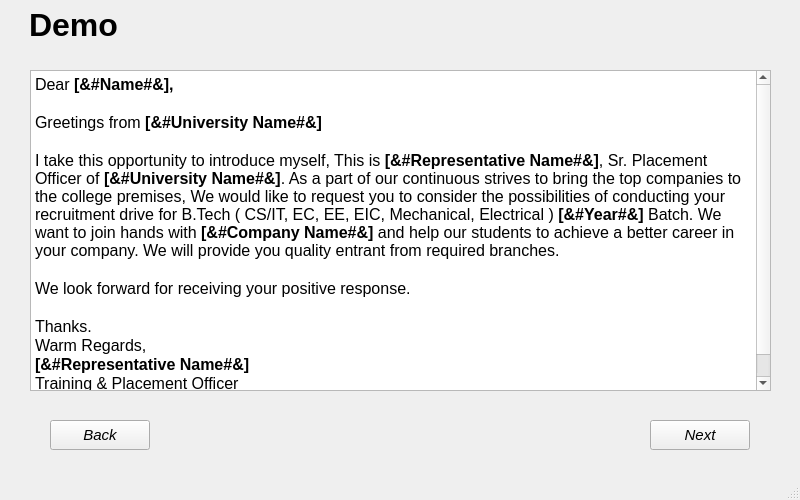
<?xml version="1.0" encoding="UTF-8"?>
<ui version="4.0">
 <class>MainWindow</class>
 <widget class="QMainWindow" name="MainWindow">
  <property name="geometry">
   <rect>
    <x>0</x>
    <y>0</y>
    <width>800</width>
    <height>500</height>
   </rect>
  </property>
  <property name="windowTitle">
   <string>MainWindow</string>
  </property>
  <widget class="QWidget" name="centralwidget">
   <widget class="QLabel" name="label">
    <property name="geometry">
     <rect>
      <x>29</x>
      <y>0</y>
      <width>771</width>
      <height>50</height>
     </rect>
    </property>
    <property name="font">
     <font>
      <pointsize>24</pointsize>
      <italic>false</italic>
      <bold>true</bold>
     </font>
    </property>
    <property name="text">
     <string>Demo</string>
    </property>
    <property name="alignment">
     <set>Qt::AlignJustify|Qt::AlignVCenter</set>
    </property>
   </widget>
   <widget class="QPushButton" name="b32">
    <property name="geometry">
     <rect>
      <x>650</x>
      <y>420</y>
      <width>100</width>
      <height>30</height>
     </rect>
    </property>
    <property name="font">
     <font>
      <pointsize>11</pointsize>
      <italic>true</italic>
     </font>
    </property>
    <property name="text">
     <string>Next</string>
    </property>
   </widget>
   <widget class="QPushButton" name="b31">
    <property name="geometry">
     <rect>
      <x>50</x>
      <y>420</y>
      <width>100</width>
      <height>30</height>
     </rect>
    </property>
    <property name="font">
     <font>
      <pointsize>11</pointsize>
      <italic>true</italic>
     </font>
    </property>
    <property name="text">
     <string>Back</string>
    </property>
   </widget>
   <widget class="QTextBrowser" name="textBrowser">
    <property name="geometry">
     <rect>
      <x>30</x>
      <y>70</y>
      <width>741</width>
      <height>321</height>
     </rect>
    </property>
    <property name="html">
     <string>&lt;!DOCTYPE HTML PUBLIC &quot;-//W3C//DTD HTML 4.0//EN&quot; &quot;http://www.w3.org/TR/REC-html40/strict.dtd&quot;&gt;
&lt;html&gt;&lt;head&gt;&lt;meta name=&quot;qrichtext&quot; content=&quot;1&quot; /&gt;&lt;meta charset=&quot;utf-8&quot; /&gt;&lt;style type=&quot;text/css&quot;&gt;
p, li { white-space: pre-wrap; }
&lt;/style&gt;&lt;/head&gt;&lt;body style=&quot; font-family:'Segoe UI'; font-size:9pt; font-weight:400; font-style:normal;&quot;&gt;
&lt;p style=&quot; margin-top:0px; margin-bottom:0px; margin-left:0px; margin-right:0px; -qt-block-indent:0; text-indent:0px;&quot;&gt;&lt;span style=&quot; font-size:12pt;&quot;&gt;Dear &lt;/span&gt;&lt;span style=&quot; font-size:12pt; font-weight:700;&quot;&gt;[&amp;amp;#Name#&amp;amp;],&lt;/span&gt;&lt;/p&gt;
&lt;p style=&quot;-qt-paragraph-type:empty; margin-top:0px; margin-bottom:0px; margin-left:0px; margin-right:0px; -qt-block-indent:0; text-indent:0px; font-size:12pt;&quot;&gt;&lt;br /&gt;&lt;/p&gt;
&lt;p style=&quot; margin-top:0px; margin-bottom:0px; margin-left:0px; margin-right:0px; -qt-block-indent:0; text-indent:0px;&quot;&gt;&lt;span style=&quot; font-size:12pt;&quot;&gt;Greetings from &lt;/span&gt;&lt;span style=&quot; font-size:12pt; font-weight:700;&quot;&gt;[&amp;amp;#University Name#&amp;amp;]&lt;/span&gt;&lt;/p&gt;
&lt;p style=&quot;-qt-paragraph-type:empty; margin-top:0px; margin-bottom:0px; margin-left:0px; margin-right:0px; -qt-block-indent:0; text-indent:0px; font-size:12pt;&quot;&gt;&lt;br /&gt;&lt;/p&gt;
&lt;p style=&quot; margin-top:0px; margin-bottom:0px; margin-left:0px; margin-right:0px; -qt-block-indent:0; text-indent:0px;&quot;&gt;&lt;span style=&quot; font-size:12pt;&quot;&gt;I take this opportunity to introduce myself, This is &lt;/span&gt;&lt;span style=&quot; font-size:12pt; font-weight:700;&quot;&gt;[&amp;amp;#Representative Name#&amp;amp;]&lt;/span&gt;&lt;span style=&quot; font-size:12pt;&quot;&gt;, Sr. Placement Officer of &lt;/span&gt;&lt;span style=&quot; font-size:12pt; font-weight:700;&quot;&gt;[&amp;amp;#University Name#&amp;amp;]&lt;/span&gt;&lt;span style=&quot; font-size:12pt;&quot;&gt;. As a part of our continuous strives to bring the top companies to the college premises, We would like to request you to consider the possibilities of conducting your recruitment drive for B.Tech ( CS/IT, EC, EE, EIC, Mechanical, Electrical ) &lt;/span&gt;&lt;span style=&quot; font-size:12pt; font-weight:700;&quot;&gt;[&amp;amp;#Year#&amp;amp;]&lt;/span&gt;&lt;span style=&quot; font-size:12pt;&quot;&gt; Batch. We want to join hands with &lt;/span&gt;&lt;span style=&quot; font-size:12pt; font-weight:700;&quot;&gt;[&amp;amp;#Company Name#&amp;amp;]&lt;/span&gt;&lt;span style=&quot; font-size:12pt;&quot;&gt; and help our students to achieve a better career in your company. We will provide you quality entrant from required branches.&lt;/span&gt;&lt;/p&gt;
&lt;p style=&quot;-qt-paragraph-type:empty; margin-top:0px; margin-bottom:0px; margin-left:0px; margin-right:0px; -qt-block-indent:0; text-indent:0px; font-size:12pt;&quot;&gt;&lt;br /&gt;&lt;/p&gt;
&lt;p style=&quot; margin-top:0px; margin-bottom:0px; margin-left:0px; margin-right:0px; -qt-block-indent:0; text-indent:0px;&quot;&gt;&lt;span style=&quot; font-size:12pt;&quot;&gt;We look forward for receiving your positive response.&lt;/span&gt;&lt;/p&gt;
&lt;p style=&quot;-qt-paragraph-type:empty; margin-top:0px; margin-bottom:0px; margin-left:0px; margin-right:0px; -qt-block-indent:0; text-indent:0px; font-size:12pt;&quot;&gt;&lt;br /&gt;&lt;/p&gt;
&lt;p style=&quot; margin-top:0px; margin-bottom:0px; margin-left:0px; margin-right:0px; -qt-block-indent:0; text-indent:0px;&quot;&gt;&lt;span style=&quot; font-size:12pt;&quot;&gt;Thanks.&lt;/span&gt;&lt;/p&gt;
&lt;p style=&quot; margin-top:0px; margin-bottom:0px; margin-left:0px; margin-right:0px; -qt-block-indent:0; text-indent:0px;&quot;&gt;&lt;span style=&quot; font-size:12pt;&quot;&gt;Warm Regards,&lt;/span&gt;&lt;/p&gt;
&lt;p style=&quot; margin-top:0px; margin-bottom:0px; margin-left:0px; margin-right:0px; -qt-block-indent:0; text-indent:0px;&quot;&gt;&lt;span style=&quot; font-size:12pt; font-weight:700;&quot;&gt;[&amp;amp;#Representative Name#&amp;amp;]&lt;/span&gt;&lt;/p&gt;
&lt;p style=&quot; margin-top:0px; margin-bottom:0px; margin-left:0px; margin-right:0px; -qt-block-indent:0; text-indent:0px;&quot;&gt;&lt;span style=&quot; font-size:12pt;&quot;&gt;Training &amp;amp; Placement Officer&lt;/span&gt;&lt;/p&gt;
&lt;p style=&quot; margin-top:0px; margin-bottom:0px; margin-left:0px; margin-right:0px; -qt-block-indent:0; text-indent:0px;&quot;&gt;&lt;span style=&quot; font-size:12pt; font-weight:700;&quot;&gt;[&amp;amp;#University Name#&amp;amp;]&lt;/span&gt;&lt;/p&gt;&lt;/body&gt;&lt;/html&gt;</string>
    </property>
   </widget>
  </widget>
  <widget class="QMenuBar" name="menubar">
   <property name="geometry">
    <rect>
     <x>0</x>
     <y>0</y>
     <width>800</width>
     <height>22</height>
    </rect>
   </property>
  </widget>
  <widget class="QStatusBar" name="statusbar"/>
 </widget>
 <resources/>
 <connections/>
</ui>
